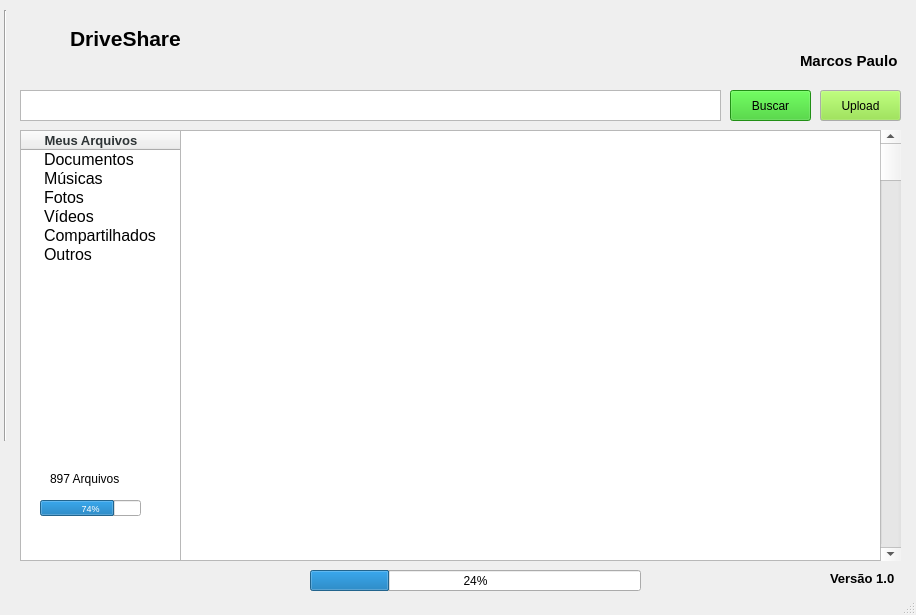
<?xml version="1.0" encoding="UTF-8"?>
<ui version="4.0">
 <class>UserFilesScreen</class>
 <widget class="QMainWindow" name="UserFilesScreen">
  <property name="windowModality">
   <enum>Qt::NonModal</enum>
  </property>
  <property name="geometry">
   <rect>
    <x>0</x>
    <y>0</y>
    <width>916</width>
    <height>615</height>
   </rect>
  </property>
  <property name="cursor">
   <cursorShape>PointingHandCursor</cursorShape>
  </property>
  <property name="windowTitle">
   <string>MainWindow</string>
  </property>
  <property name="styleSheet">
   <string notr="true"/>
  </property>
  <widget class="QWidget" name="centralwidget">
   <widget class="QPushButton" name="SearchButtom">
    <property name="geometry">
     <rect>
      <x>730</x>
      <y>90</y>
      <width>81</width>
      <height>31</height>
     </rect>
    </property>
    <property name="palette">
     <palette>
      <active>
       <colorrole role="WindowText">
        <brush brushstyle="SolidPattern">
         <color alpha="255">
          <red>0</red>
          <green>0</green>
          <blue>0</blue>
         </color>
        </brush>
       </colorrole>
       <colorrole role="Button">
        <brush brushstyle="SolidPattern">
         <color alpha="255">
          <red>46</red>
          <green>200</green>
          <blue>29</blue>
         </color>
        </brush>
       </colorrole>
       <colorrole role="Base">
        <brush brushstyle="SolidPattern">
         <color alpha="255">
          <red>46</red>
          <green>200</green>
          <blue>29</blue>
         </color>
        </brush>
       </colorrole>
       <colorrole role="Window">
        <brush brushstyle="SolidPattern">
         <color alpha="255">
          <red>46</red>
          <green>200</green>
          <blue>29</blue>
         </color>
        </brush>
       </colorrole>
      </active>
      <inactive>
       <colorrole role="WindowText">
        <brush brushstyle="SolidPattern">
         <color alpha="255">
          <red>0</red>
          <green>0</green>
          <blue>0</blue>
         </color>
        </brush>
       </colorrole>
       <colorrole role="Button">
        <brush brushstyle="SolidPattern">
         <color alpha="255">
          <red>46</red>
          <green>200</green>
          <blue>29</blue>
         </color>
        </brush>
       </colorrole>
       <colorrole role="Base">
        <brush brushstyle="SolidPattern">
         <color alpha="255">
          <red>46</red>
          <green>200</green>
          <blue>29</blue>
         </color>
        </brush>
       </colorrole>
       <colorrole role="Window">
        <brush brushstyle="SolidPattern">
         <color alpha="255">
          <red>46</red>
          <green>200</green>
          <blue>29</blue>
         </color>
        </brush>
       </colorrole>
      </inactive>
      <disabled>
       <colorrole role="WindowText">
        <brush brushstyle="SolidPattern">
         <color alpha="255">
          <red>190</red>
          <green>190</green>
          <blue>190</blue>
         </color>
        </brush>
       </colorrole>
       <colorrole role="Button">
        <brush brushstyle="SolidPattern">
         <color alpha="255">
          <red>46</red>
          <green>200</green>
          <blue>29</blue>
         </color>
        </brush>
       </colorrole>
       <colorrole role="Base">
        <brush brushstyle="SolidPattern">
         <color alpha="255">
          <red>46</red>
          <green>200</green>
          <blue>29</blue>
         </color>
        </brush>
       </colorrole>
       <colorrole role="Window">
        <brush brushstyle="SolidPattern">
         <color alpha="255">
          <red>46</red>
          <green>200</green>
          <blue>29</blue>
         </color>
        </brush>
       </colorrole>
      </disabled>
     </palette>
    </property>
    <property name="cursor">
     <cursorShape>PointingHandCursor</cursorShape>
    </property>
    <property name="styleSheet">
     <string notr="true">background-color: rgb(46, 200, 29);</string>
    </property>
    <property name="text">
     <string>Buscar</string>
    </property>
   </widget>
   <widget class="QTreeView" name="treeView">
    <property name="geometry">
     <rect>
      <x>180</x>
      <y>130</y>
      <width>701</width>
      <height>431</height>
     </rect>
    </property>
    <property name="toolTip">
     <string>&lt;html&gt;&lt;head/&gt;&lt;body&gt;&lt;p&gt;&lt;br/&gt;&lt;/p&gt;&lt;/body&gt;&lt;/html&gt;</string>
    </property>
   </widget>
   <widget class="QPushButton" name="uploadButton">
    <property name="geometry">
     <rect>
      <x>820</x>
      <y>90</y>
      <width>81</width>
      <height>31</height>
     </rect>
    </property>
    <property name="palette">
     <palette>
      <active>
       <colorrole role="Button">
        <brush brushstyle="SolidPattern">
         <color alpha="255">
          <red>138</red>
          <green>226</green>
          <blue>52</blue>
         </color>
        </brush>
       </colorrole>
       <colorrole role="Highlight">
        <brush brushstyle="SolidPattern">
         <color alpha="255">
          <red>110</red>
          <green>255</green>
          <blue>188</blue>
         </color>
        </brush>
       </colorrole>
      </active>
      <inactive>
       <colorrole role="Button">
        <brush brushstyle="SolidPattern">
         <color alpha="255">
          <red>138</red>
          <green>226</green>
          <blue>52</blue>
         </color>
        </brush>
       </colorrole>
       <colorrole role="Highlight">
        <brush brushstyle="SolidPattern">
         <color alpha="255">
          <red>110</red>
          <green>255</green>
          <blue>188</blue>
         </color>
        </brush>
       </colorrole>
      </inactive>
      <disabled>
       <colorrole role="Button">
        <brush brushstyle="SolidPattern">
         <color alpha="255">
          <red>138</red>
          <green>226</green>
          <blue>52</blue>
         </color>
        </brush>
       </colorrole>
       <colorrole role="Highlight">
        <brush brushstyle="SolidPattern">
         <color alpha="255">
          <red>110</red>
          <green>255</green>
          <blue>188</blue>
         </color>
        </brush>
       </colorrole>
      </disabled>
     </palette>
    </property>
    <property name="cursor">
     <cursorShape>PointingHandCursor</cursorShape>
    </property>
    <property name="styleSheet">
     <string notr="true">selection-background-color: rgb(110, 255, 188);</string>
    </property>
    <property name="text">
     <string>Upload</string>
    </property>
   </widget>
   <widget class="QScrollBar" name="verticalScrollBar_2">
    <property name="geometry">
     <rect>
      <x>880</x>
      <y>130</y>
      <width>21</width>
      <height>431</height>
     </rect>
    </property>
    <property name="orientation">
     <enum>Qt::Vertical</enum>
    </property>
   </widget>
   <widget class="QTreeWidget" name="menu_files">
    <property name="geometry">
     <rect>
      <x>20</x>
      <y>130</y>
      <width>161</width>
      <height>431</height>
     </rect>
    </property>
    <column>
     <property name="text">
      <string>      Meus Arquivos</string>
     </property>
     <property name="font">
      <font>
       <pointsize>10</pointsize>
       <weight>75</weight>
       <bold>true</bold>
      </font>
     </property>
     <property name="background">
      <color>
       <red>89</red>
       <green>215</green>
       <blue>114</blue>
      </color>
     </property>
     <property name="foreground">
      <brush brushstyle="SolidPattern">
       <color alpha="255">
        <red>46</red>
        <green>52</green>
        <blue>54</blue>
       </color>
      </brush>
     </property>
    </column>
    <item>
     <property name="text">
      <string>Documentos</string>
     </property>
     <property name="font">
      <font>
       <pointsize>12</pointsize>
      </font>
     </property>
    </item>
    <item>
     <property name="text">
      <string>Músicas</string>
     </property>
     <property name="font">
      <font>
       <pointsize>12</pointsize>
      </font>
     </property>
    </item>
    <item>
     <property name="text">
      <string>Fotos</string>
     </property>
     <property name="font">
      <font>
       <pointsize>12</pointsize>
      </font>
     </property>
    </item>
    <item>
     <property name="text">
      <string>Vídeos</string>
     </property>
     <property name="font">
      <font>
       <pointsize>12</pointsize>
      </font>
     </property>
    </item>
    <item>
     <property name="text">
      <string>Compartilhados</string>
     </property>
     <property name="font">
      <font>
       <pointsize>12</pointsize>
      </font>
     </property>
    </item>
    <item>
     <property name="text">
      <string>Outros</string>
     </property>
     <property name="font">
      <font>
       <pointsize>12</pointsize>
      </font>
     </property>
    </item>
    <item>
     <property name="text">
      <string/>
     </property>
    </item>
   </widget>
   <widget class="Line" name="line">
    <property name="geometry">
     <rect>
      <x>-5</x>
      <y>10</y>
      <width>21</width>
      <height>431</height>
     </rect>
    </property>
    <property name="orientation">
     <enum>Qt::Vertical</enum>
    </property>
   </widget>
   <widget class="QProgressBar" name="progress_share">
    <property name="geometry">
     <rect>
      <x>40</x>
      <y>500</y>
      <width>101</width>
      <height>16</height>
     </rect>
    </property>
    <property name="palette">
     <palette>
      <active>
       <colorrole role="Button">
        <brush brushstyle="SolidPattern">
         <color alpha="255">
          <red>245</red>
          <green>121</green>
          <blue>0</blue>
         </color>
        </brush>
       </colorrole>
      </active>
      <inactive>
       <colorrole role="Button">
        <brush brushstyle="SolidPattern">
         <color alpha="255">
          <red>245</red>
          <green>121</green>
          <blue>0</blue>
         </color>
        </brush>
       </colorrole>
      </inactive>
      <disabled>
       <colorrole role="Button">
        <brush brushstyle="SolidPattern">
         <color alpha="255">
          <red>245</red>
          <green>121</green>
          <blue>0</blue>
         </color>
        </brush>
       </colorrole>
      </disabled>
     </palette>
    </property>
    <property name="font">
     <font>
      <pointsize>7</pointsize>
     </font>
    </property>
    <property name="layoutDirection">
     <enum>Qt::LeftToRight</enum>
    </property>
    <property name="value">
     <number>74</number>
    </property>
    <property name="orientation">
     <enum>Qt::Horizontal</enum>
    </property>
    <property name="textDirection">
     <enum>QProgressBar::BottomToTop</enum>
    </property>
   </widget>
   <widget class="QTextEdit" name="file_searc_input">
    <property name="geometry">
     <rect>
      <x>20</x>
      <y>90</y>
      <width>701</width>
      <height>31</height>
     </rect>
    </property>
    <property name="cursor" stdset="0">
     <cursorShape>PointingHandCursor</cursorShape>
    </property>
   </widget>
   <widget class="QLabel" name="count_files">
    <property name="geometry">
     <rect>
      <x>50</x>
      <y>470</y>
      <width>81</width>
      <height>17</height>
     </rect>
    </property>
    <property name="text">
     <string>897 Arquivos</string>
    </property>
   </widget>
   <widget class="QLabel" name="label_2">
    <property name="geometry">
     <rect>
      <x>20</x>
      <y>10</y>
      <width>54</width>
      <height>51</height>
     </rect>
    </property>
    <property name="text">
     <string>&lt;html&gt;&lt;head/&gt;&lt;body&gt;&lt;p&gt;&lt;img src=&quot;:/logoShare/logoShare.png&quot;/&gt;&lt;/p&gt;&lt;/body&gt;&lt;/html&gt;</string>
    </property>
   </widget>
   <widget class="QLabel" name="label_3">
    <property name="geometry">
     <rect>
      <x>70</x>
      <y>30</y>
      <width>121</width>
      <height>17</height>
     </rect>
    </property>
    <property name="font">
     <font>
      <pointsize>16</pointsize>
      <weight>75</weight>
      <italic>false</italic>
      <bold>true</bold>
     </font>
    </property>
    <property name="text">
     <string>DriveShare</string>
    </property>
   </widget>
   <widget class="QProgressBar" name="progress_upload">
    <property name="geometry">
     <rect>
      <x>310</x>
      <y>570</y>
      <width>331</width>
      <height>21</height>
     </rect>
    </property>
    <property name="value">
     <number>24</number>
    </property>
   </widget>
   <widget class="QLabel" name="version_app">
    <property name="geometry">
     <rect>
      <x>830</x>
      <y>570</y>
      <width>71</width>
      <height>17</height>
     </rect>
    </property>
    <property name="font">
     <font>
      <pointsize>10</pointsize>
      <weight>75</weight>
      <bold>true</bold>
     </font>
    </property>
    <property name="text">
     <string>Versão 1.0</string>
    </property>
   </widget>
   <widget class="QLabel" name="foto_perfil">
    <property name="geometry">
     <rect>
      <x>820</x>
      <y>10</y>
      <width>54</width>
      <height>41</height>
     </rect>
    </property>
    <property name="cursor">
     <cursorShape>PointingHandCursor</cursorShape>
    </property>
    <property name="text">
     <string/>
    </property>
    <property name="pixmap">
     <pixmap>imagesQT/person.png</pixmap>
    </property>
   </widget>
   <widget class="QLabel" name="label">
    <property name="geometry">
     <rect>
      <x>800</x>
      <y>50</y>
      <width>101</width>
      <height>21</height>
     </rect>
    </property>
    <property name="font">
     <font>
      <pointsize>11</pointsize>
      <weight>75</weight>
      <italic>false</italic>
      <bold>true</bold>
     </font>
    </property>
    <property name="text">
     <string>Marcos Paulo</string>
    </property>
   </widget>
  </widget>
  <widget class="QStatusBar" name="statusbar"/>
 </widget>
 <resources>
  <include location="imagesQT/imageLogo.qrc"/>
  <include location="imagesQT/logo_user.qrc"/>
 </resources>
 <connections/>
</ui>
